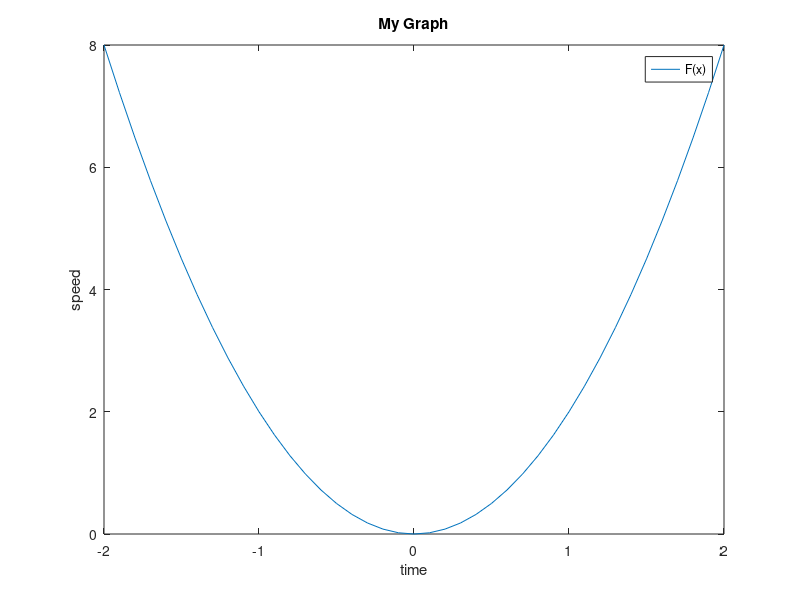

MATLAB code for this plot:
%adding labels and understanding the graph
x=-2:0.1:2
y=2*x.^2
plot(x,y)
xlabel('time')
ylabel('speed')
title('My Graph')
legend('F(x)')